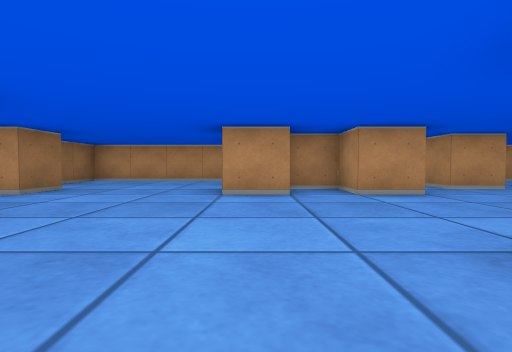
[1] (above)

23 first-person views from a walk through a cub3D level. The camera is about half as high as the walls, tilts 2° down and sees 80° across. The floor is counted in squares. Each view is taken from the middle of a square. On the plan, view 1 faces up. The plan holds only what a view shows up to about 9 squares ahead; the rest is blank.

[2]
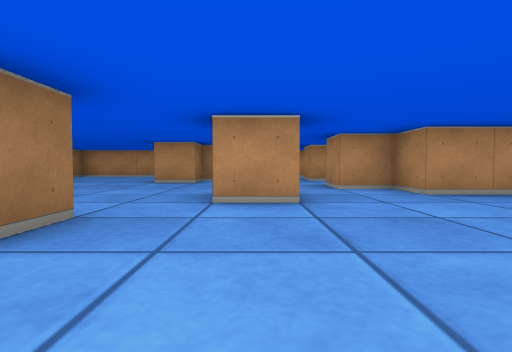

[3]
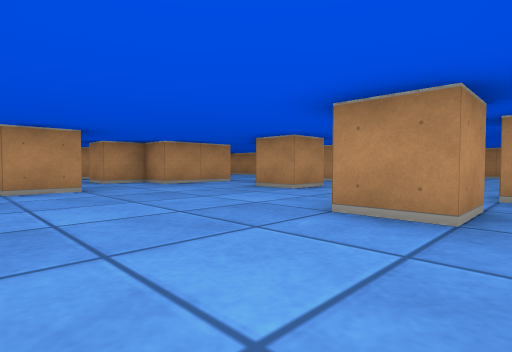

[4]
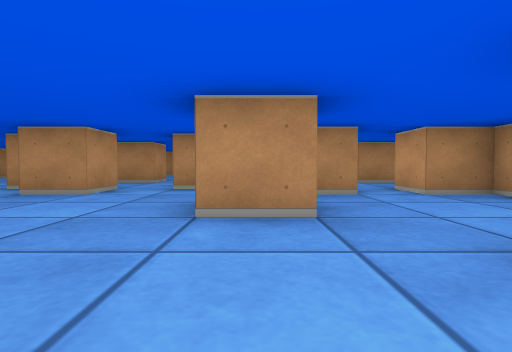

[5]
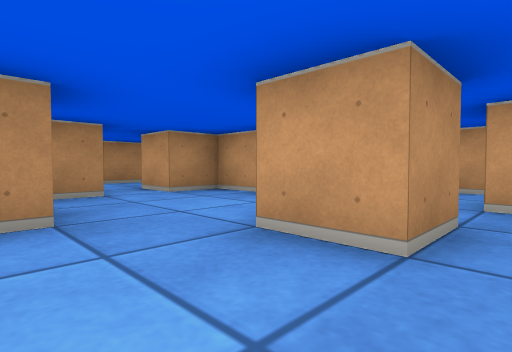

[6]
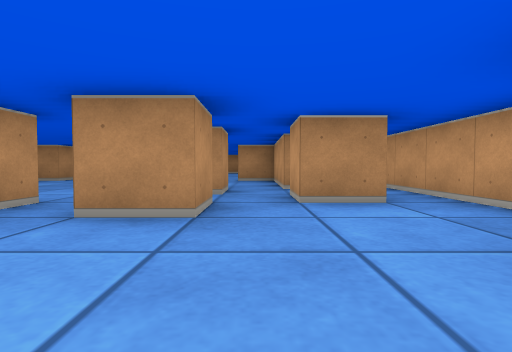

[7]
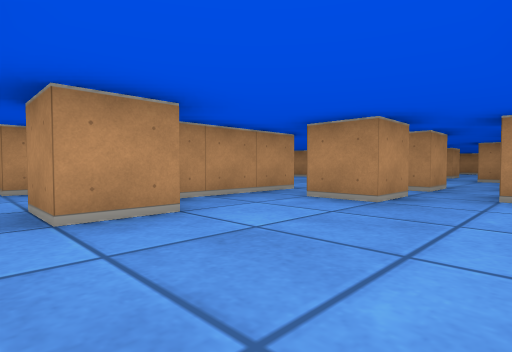

[8]
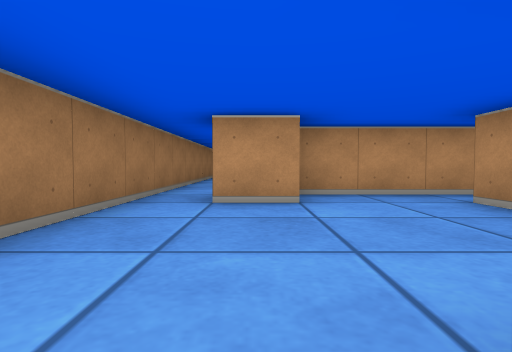

[9]
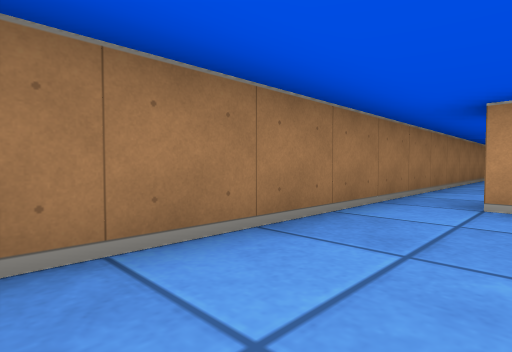

[10]
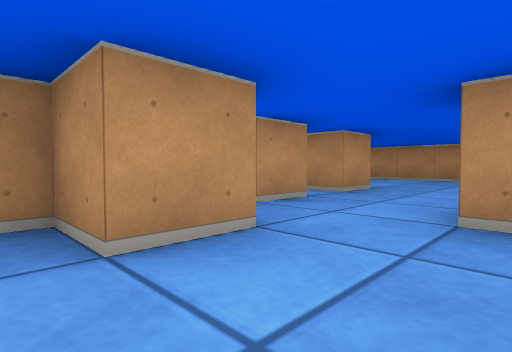

[11]
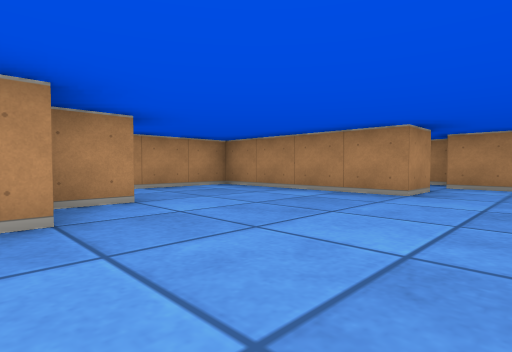

[12]
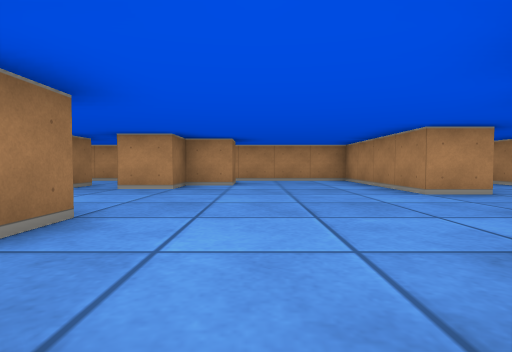

[13]
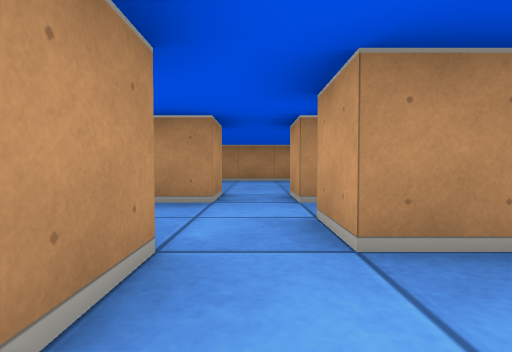

[14]
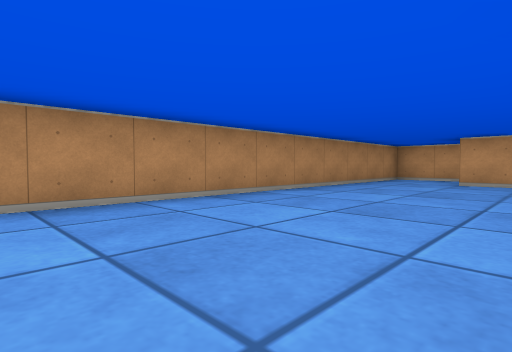

[15]
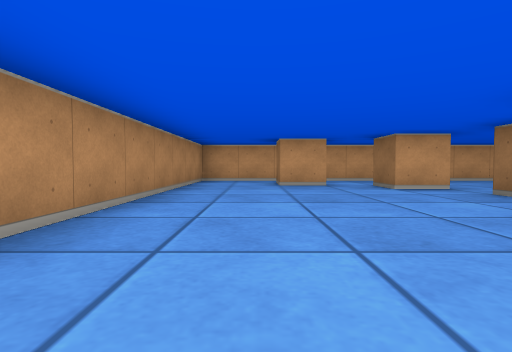

[16]
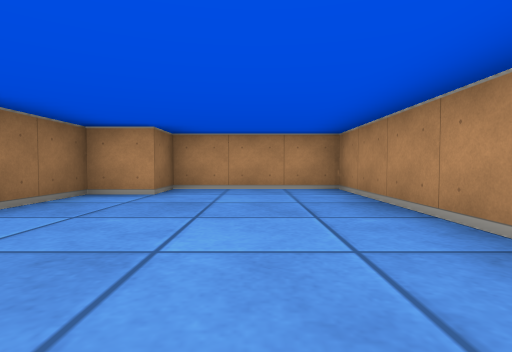

[17]
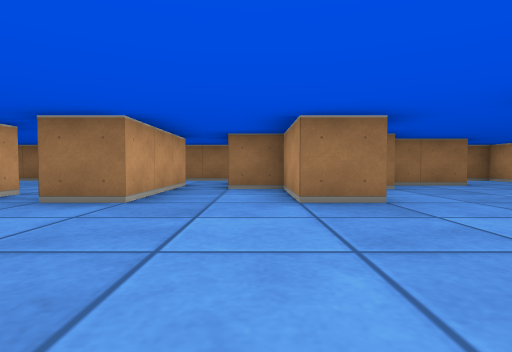

[18]
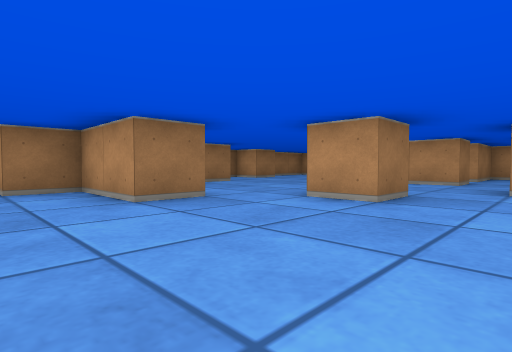

[19]
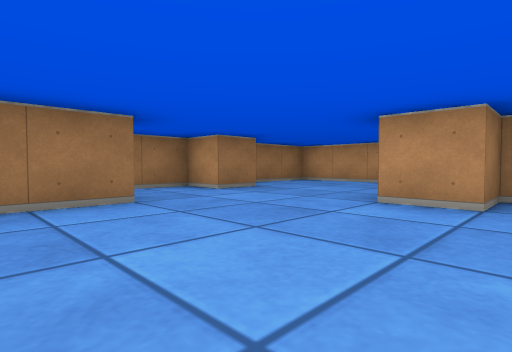

[20]
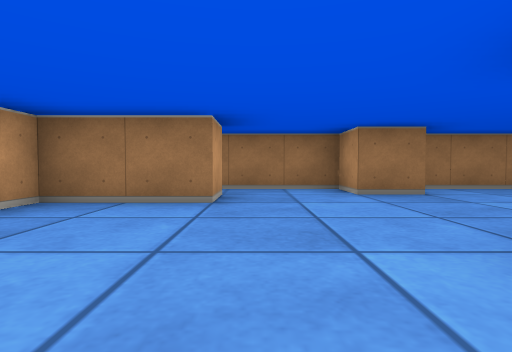

[21]
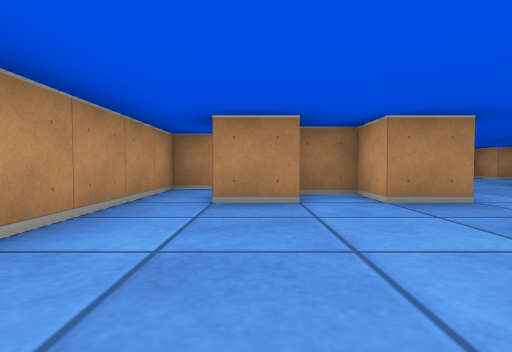

[22]
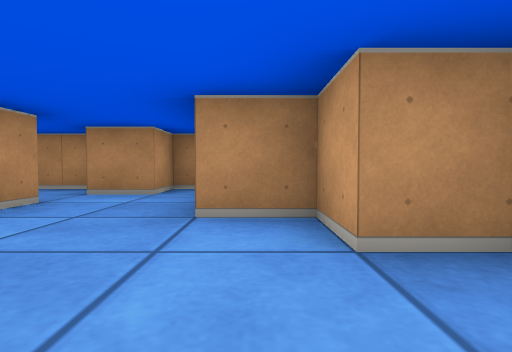

[23]
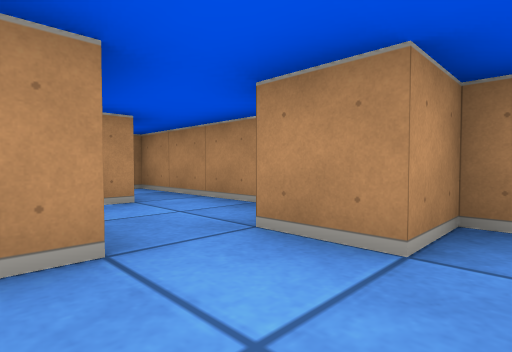

### Floor plan
Ten units are one square. View 1 is at (0, 0); x grows to the right and y downward. Boxes are objects, and circles mark ways between rooms. Rooms are numbered by the first view taken in them; rooms with no view inside come last. Other rooms are left out.
<svg viewBox="-50 -90 190 190">
<path fill="none" stroke="#000" d="M45 45 35 45 35 35M65 15 55 15 55 5M65 34 65 25 75 25M25 -15 25 -5 15 -5M5 4 5 15 -15 15 -15 25 -35 25M55 56 55 45M65 -15 45 -15 45 -25 35 -25 35 -35M85 25 95 25M25 65 15 65 15 55 25 55M95 15 85 15 85 1M5 65 -5 65 -5 55M25 75 55 75 55 65 65 65M-25 35 5 35 5 45 -24 45M25 -45 15 -45 15 -55 5 -55 5 -64M85 75 85 65 95 65 95 75M-24 55 -35 55 -35 45M5 -45 -5 -45 -5 -55M5 86 5 75 15 75M54 95 66 95M5 -55 5 -45M104 75 115 75 115 82M-1 95 29 95M-45 34 -45 89M-35 -25 -25 -25 -25 -5 -19 -5M86 95 135 95 135 -15 105 -15 105 -5 95 -5 95 11M-5 -64 -5 -75M15 -78 15 -85 -45 -85 -45 -60M-35 -56 -35 -45 -45 -45 -45 -25M46 -55 35 -55 35 -64M75 -74 75 -65 65 -65 65 -55 55 -55 55 -62M65 -25 65 -18M45 -65 45 -58M42 -85 25 -85 25 -65M25 -55 25 -45M116 -45 105 -45 105 -85 69 -85M95 -5 95 -15 105 -15 105 -25M126 -65 121 -65M135 -46 135 -85M135 -30 135 -35 125 -35 125 -45M-45 -25 -45 34"/>
<circle cx="30" cy="-40" r="3" fill="#2a7"/>
<circle cx="60" cy="-10" r="3" fill="#2a7"/>
<circle cx="80" cy="0" r="3" fill="#2a7"/>
<circle cx="-30" cy="30" r="3" fill="#2a7"/>
<circle cx="-40" cy="-30" r="3" fill="#2a7"/>
<circle cx="-40" cy="45" r="3" fill="#2a7"/>
<circle cx="110" cy="-35" r="3" fill="#2a7"/>
<text x="40" y="20">1</text>
<text x="70" y="-50">2</text>
<text x="120" y="-60">3</text>
<text x="-40" y="0">4</text>
</svg>
Room 1 opens to room 2. Room 1 opens to room 4. Room 2 opens to room 3.

Where each view was taken, in squares from view 1:
view 1: 0 up, 0 right, facing up
view 2: 3 down, 2 right, facing up
view 3: 5 down, 1 right, facing up-right
view 4: 4 down, 1 right, facing right
view 5: 4 down, 1 right, facing down-right
view 6: 7 down, 3 left, facing right
view 7: 8 down, 4 left, facing up-right
view 8: 9 down, 3 left, facing up
view 9: 9 down, 3 left, facing up-left
view 10: 3 up, 1 right, facing up-right
view 11: 3 up, 6 right, facing up-right
view 12: 0 up, 8 right, facing up
view 13: 2 down, 5 right, facing right
view 14: 0 up, 10 right, facing down-right
view 15: 1 down, 12 right, facing down
view 16: 4 down, 12 right, facing up
view 17: 2 down, 4 right, facing left
view 18: 3 down, 4 right, facing up-left
view 19: 1 up, 1 right, facing up-left
view 20: 3 up, 1 right, facing left
view 21: 7 up, 4 left, facing right
view 22: 2 up, 8 right, facing right
view 23: 3 up, 11 right, facing up-right
